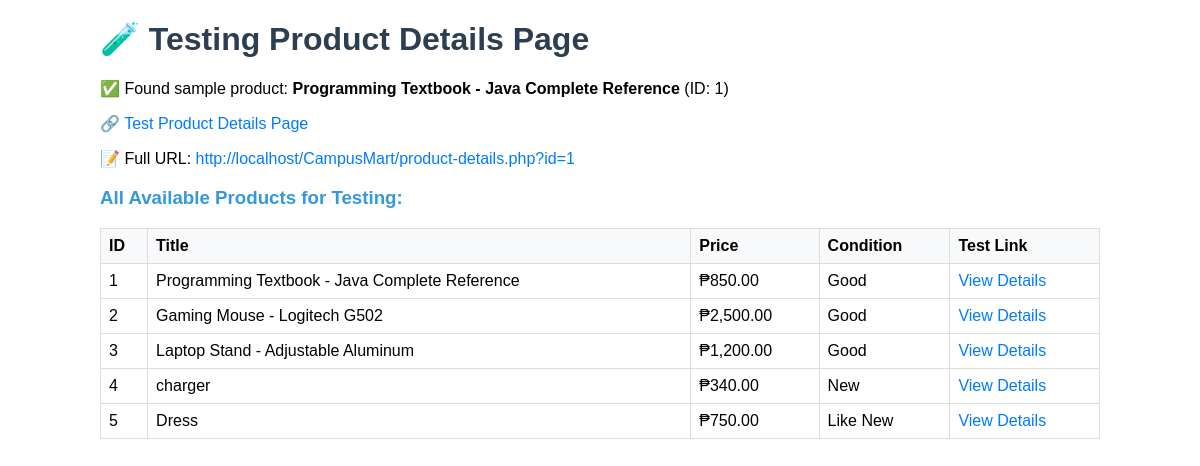
Page /test_product_details.php on the committed database.
### tables this page shows
CREATE TABLE `listings` (
  `id` int(11) NOT NULL,
  `user_id` int(11) NOT NULL,
  `category_id` int(11) NOT NULL,
  `title` varchar(200) NOT NULL,
  `description` text NOT NULL,
  `price` decimal(10,2) NOT NULL,
  `type` enum('sale','rent') NOT NULL DEFAULT 'sale',
  `condition_item` enum('New','Like New','Good','Fair','Poor') NOT NULL DEFAULT 'Good',
  `condition_type` enum('new','like_new','good','fair','poor') NOT NULL,
  `status` enum('active','available','sold','reserved','inactive') DEFAULT 'active',
  `views` int(11) DEFAULT 0,
  `featured` tinyint(1) DEFAULT 0,
  `images` longtext DEFAULT NULL CHECK (json_valid(`images`)),
  `location` varchar(100) DEFAULT NULL,
  `rental_period` varchar(50) DEFAULT NULL,
  `created_at` timestamp NOT NULL DEFAULT current_timestamp(),
  `updated_at` timestamp NOT NULL DEFAULT current_timestamp() ON UPDATE current_timestamp()
);

### test_product_details.php (the view, shortened to what this page needs)
<?php
echo "<h1>🧪 Testing Product Details Page</h1>";
try {
    $db = getDBConnection();
    $stmt = $db->query("SELECT id, title FROM listings WHERE status = 'active' LIMIT 1");
    $product = $stmt->fetch();
    if ($product) {
        echo "<p>✅ Found sample product: <strong>{$product['title']}</strong> (ID: {$product['id']})</p>";
        echo "<p>🔗 <a href='product-details.php?id={$product['id']}' target='_blank'>Test Product Details Page</a></p>";
        $testUrl = "http://localhost/CampusMart/product-details.php?id={$product['id']}";
        echo "<p>📝 Full URL: <a href='{$testUrl}' target='_blank'>{$testUrl}</a></p>";
        echo "<h3>All Available Products for Testing:</h3>";
        $stmt = $db->query("SELECT id, title, price, condition_item FROM listings WHERE status = 'active' ORDER BY id");
        $allProducts = $stmt->fetchAll();
        echo "<table border='1' cellpadding='8' cellspacing='0' style='border-collapse: collapse;'>";
        echo "<tr style='background: #f8f9fa;'><th>ID</th><th>Title</th><th>Price</th><th>Condition</th><th>Test Link</th></tr>";
        foreach ($allProducts as $prod) {
            echo "<tr>";
            echo "<td>{$prod['id']}</td>";
            echo "<td>{$prod['title']}</td>";
            echo "<td>₱" . number_format($prod['price'], 2) . "</td>";
            echo "<td>{$prod['condition_item']}</td>";
            echo "<td><a href='product-details.php?id={$prod['id']}' target='_blank'>View Details</a></td>";
            echo "</tr>";
        }
        echo "</table>";
    } else {
        echo "<p style='color: red;'>❌ No active products found for testing</p>";
    }
} catch (Exception $e) {
    echo "<p style='color: red;'>❌ Error: " . $e->getMessage() . "</p>";
}
?>

### test_product_details.php (style rules this page uses)
h1 { color: #2c3e50; }
h3 { color: #3498db; }
table { width: 100%; margin: 15px 0; }
th, td { padding: 8px; text-align: left; border: 1px solid #ddd; }
th { background-color: #f8f9fa; font-weight: bold; }
a { color: #007bff; text-decoration: none; }

### rows in the picture
listings: title "Programming Textbook - Java Complete Reference", id "1", id "http://localhost/CampusMart/product-details.php?id=1", price "850.00", condition_item "Good"
listings: id "2", title "Gaming Mouse - Logitech G502", price "2,500.00", condition_item "Good"
listings: id "3", title "Laptop Stand - Adjustable Aluminum", price "1,200.00", condition_item "Good"
listings: id "4", title "charger", price "340.00", condition_item "New"
listings: id "5", title "Dress", price "750.00", condition_item "Like New"
